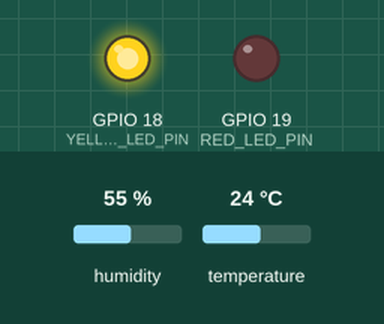
Bench run of a sketch on a simulated ESP32. Shown: output pins drawn as LEDs (lit = HIGH). The inputs (shaded band) are chosen by the test bench; at power-on: humidity 55 %, temperature 24 °C. What the sketch prints to the serial monitor is not drawn.

Above: at 0.1 s.
At 0.6 s:
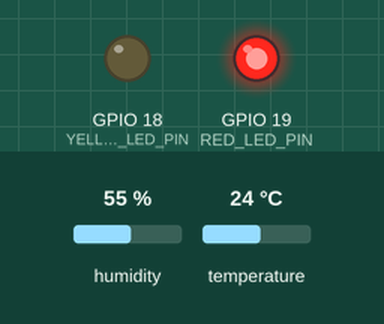
At 1.1 s:
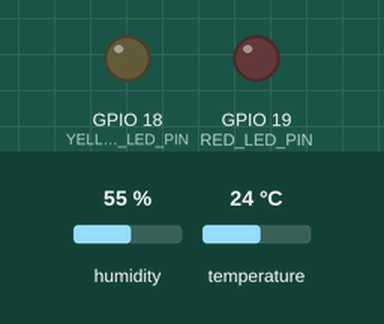
Timing chart, 0 to 2.6 s (numbered marks = the images above):
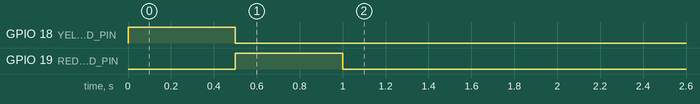

The sketch:

esp32_dht22.ino
```cpp
#include <DHT.h>

const int DHT_PIN = 4;
const int DHT_TYPE = DHT22;

const int YELLOW_LED_PIN = 18;
const int RED_LED_PIN = 19;

DHT dht(DHT_PIN, DHT_TYPE);

void setAlarmLeds(const String& alarmLevel) {
  if (alarmLevel == "MINOR") {
    digitalWrite(YELLOW_LED_PIN, HIGH);
    digitalWrite(RED_LED_PIN, LOW);
  }
  else if (alarmLevel == "MAJOR") {
    digitalWrite(YELLOW_LED_PIN, LOW);
    digitalWrite(RED_LED_PIN, HIGH);
  }
  else {
    digitalWrite(YELLOW_LED_PIN, LOW);
    digitalWrite(RED_LED_PIN, LOW);
  }
}

void setup() {
  Serial.begin(115200);

  pinMode(YELLOW_LED_PIN, OUTPUT);
  pinMode(RED_LED_PIN, OUTPUT);

  digitalWrite(YELLOW_LED_PIN, LOW);
  digitalWrite(RED_LED_PIN, LOW);

  // LED self-test
  digitalWrite(YELLOW_LED_PIN, HIGH);
  delay(500);
  digitalWrite(YELLOW_LED_PIN, LOW);

  digitalWrite(RED_LED_PIN, HIGH);
  delay(500);
  digitalWrite(RED_LED_PIN, LOW);

  dht.begin();

  delay(2000);
  Serial.println("ESP32 DHT22 ready");
}

void loop() {
  if (Serial.available() > 0) {
    String command = Serial.readStringUntil('\n');
    command.trim();

    if (command.startsWith("ALARM=")) {
      String alarmLevel = command.substring(6);
      setAlarmLeds(alarmLevel);
    }
  }

  float humidity = dht.readHumidity();
  float temperature = dht.readTemperature();

  if (isnan(humidity) || isnan(temperature)) {
    Serial.println("ERROR=DHT_READ_FAILED");
    delay(2000);
    return;
  }

  Serial.print("TEMP=");
  Serial.print(temperature, 1);
  Serial.print(" ,HUM=");
  Serial.println(humidity, 1);

  delay(2000);
}
```
